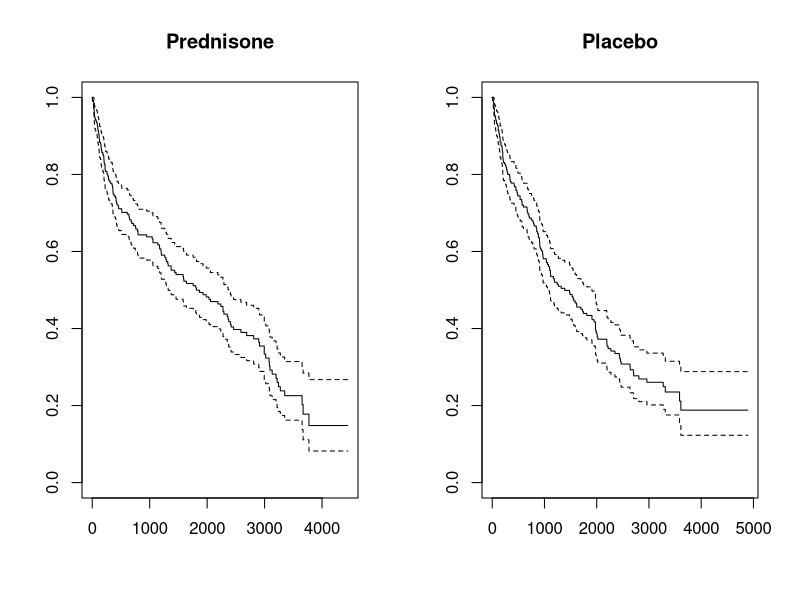
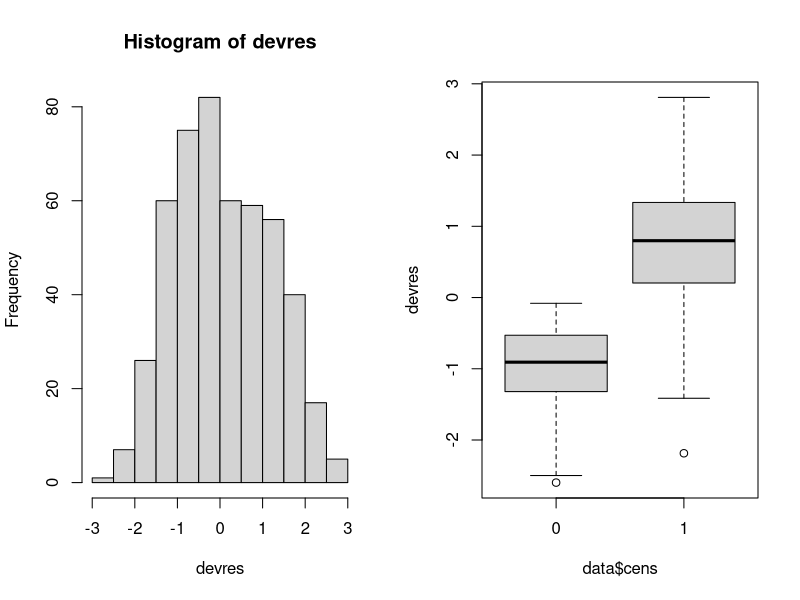
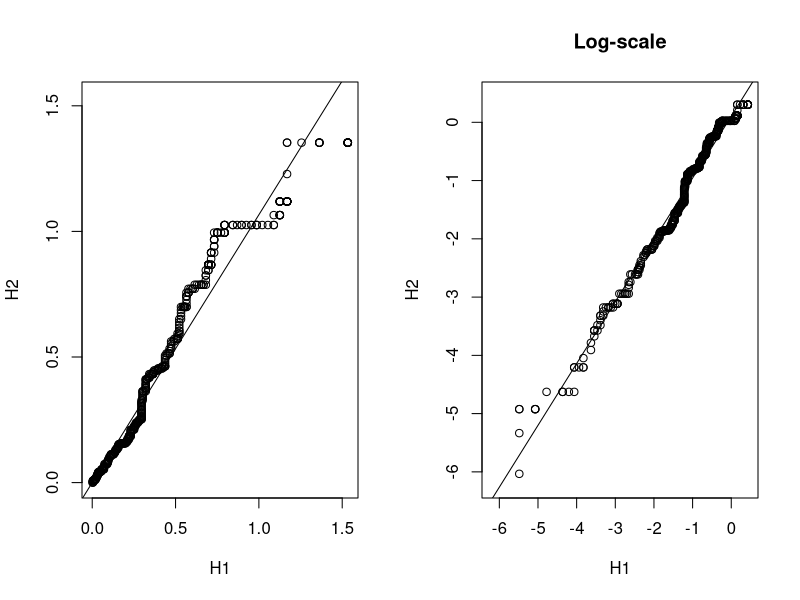
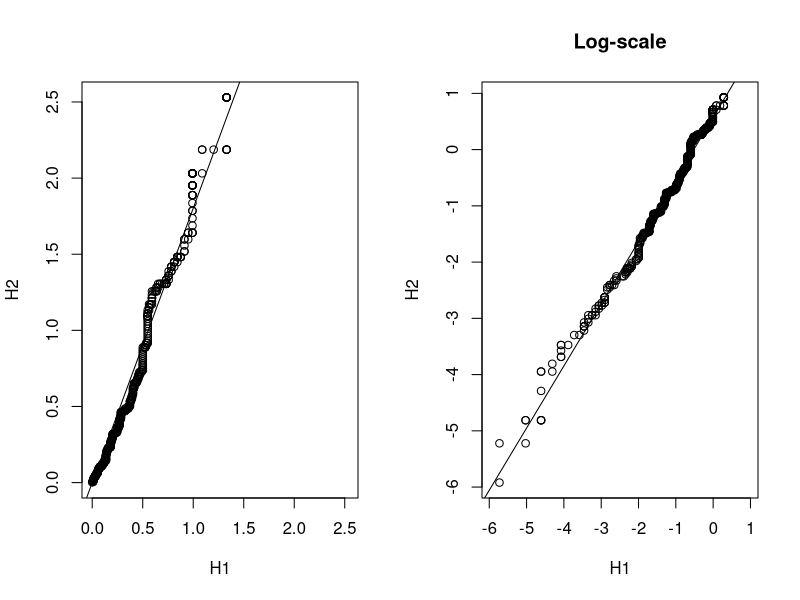
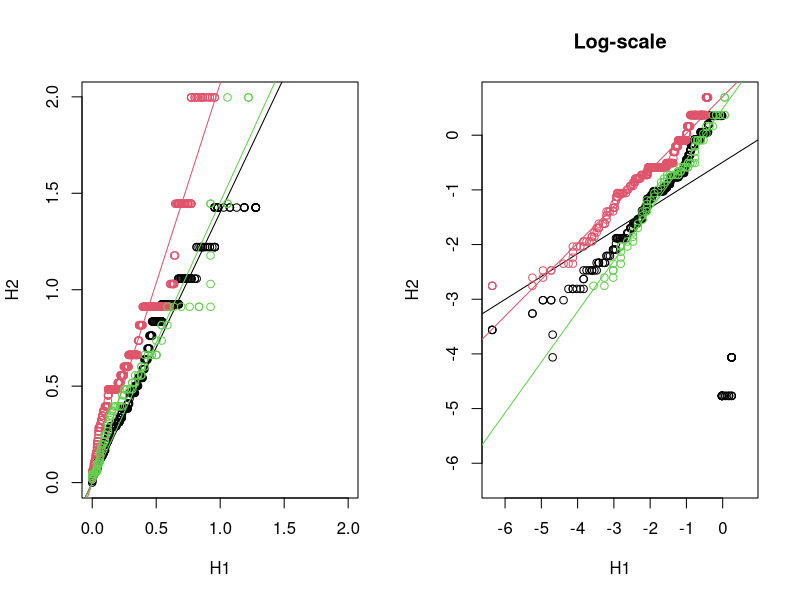
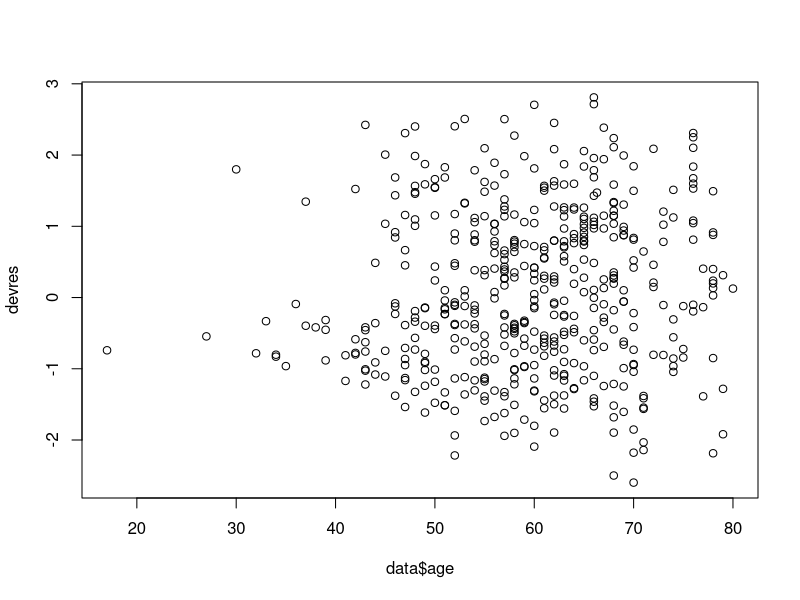
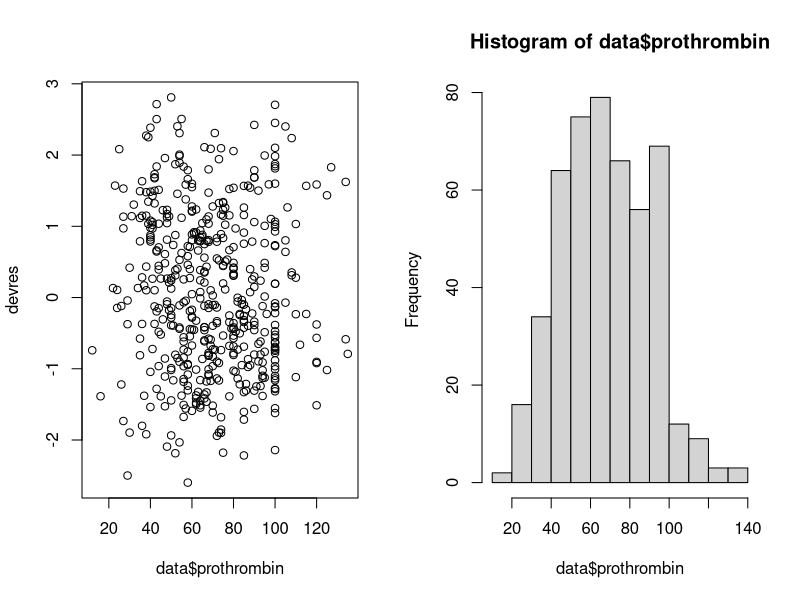
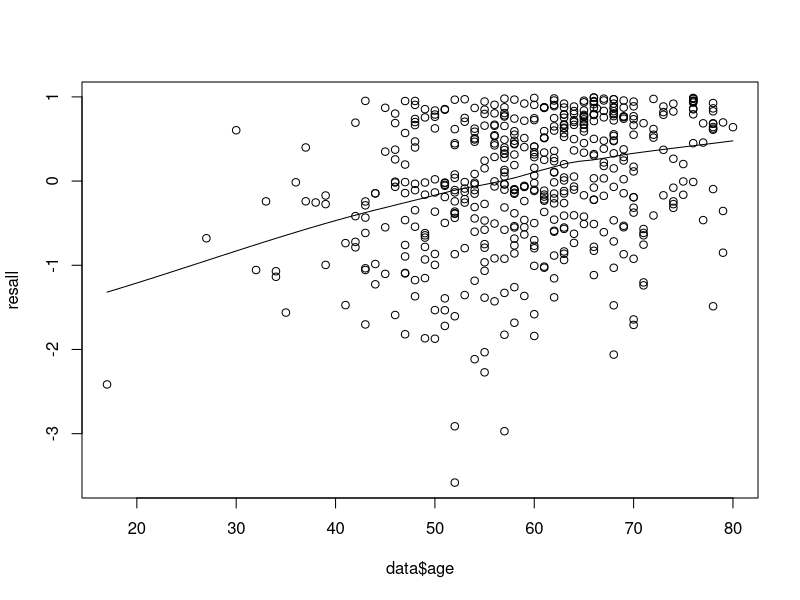

The R script that drew these images, in order:
## ---- chunk 1
knitr::opts_chunk$set(echo = TRUE)
library(survival)
library(readr)
andersen.plot=function(surv,log_scale=FALSE){
    #surv is survfit object based on stratified Cox ph model

    nstrata=surv$strata
    if (log_scale) {
        surv$cumhaz = surv$cumhaz[surv$cumhaz != 0] 
        plot(c(0,0),c(0,0),xlim=c(min(log(surv$cumhaz)),max(log(surv$cumhaz))),ylim=c(min(log(surv$cumhaz)),max(log(surv$cumhaz))),xlab="H1",ylab="H2",type="n",main='Log-scale')    
    } else {
        #plot(c(0,0),c(0,0),xlim=c(min(surv$cumhaz),max(surv$cumhaz)),ylim=c(min(surv$cumhaz),max(surv$cumhaz)),xlab="H1",ylab="H2",type="n")
        plot(c(0,0),c(0,0),xlim=c(0,max(surv$cumhaz)),ylim=c(0,max(surv$cumhaz)),xlab="H1",ylab="H2",type="n")
    }
    
    count=1
    for (i in 1:length(nstrata))
        for (j in i:length(nstrata))
    # for (i in 1:1)
    #     for (j in 2:2)
            if (i != j){


                if (i==1) times1=surv$time[1:nstrata[1]] else times1=surv$time[sum(nstrata[1:(i-1)]+1):sum(nstrata[1:i])]

                if (j==1) times2=surv$time[1:nstrata[1]] else times2=surv$time[sum(nstrata[1:(j-1)]+1):sum(nstrata[1:j])]


                #print(times1)
                #print(times2)
                mintime=min(c(max(times1),max(times2)))
                times=sort(unique(c(times1,times2)))
                times=times[times<=mintime]
                curves=summary(surv,times=times)
                ntimes=length(times)
                #print(times)
                
                if (log_scale) {
                    temp1=curves$cumhaz[c(1:ntimes)+(i-1)*ntimes]
                    temp2=curves$cumhaz[c(1:ntimes)+(j-1)*ntimes]
                    temp1_z = temp1 != 0
                    temp2_z = temp2 != 0
                    temp1=temp1[temp1_z & temp2_z]
                    temp2=temp2[temp1_z & temp2_z]
                } else {
                    temp1=curves$cumhaz[c(1:ntimes)+(i-1)*ntimes]
                    temp2=curves$cumhaz[c(1:ntimes)+(j-1)*ntimes]
                }
                
                #print(ntimes)
                #print(summary(curves))
                #print(curves$time)
                #print(curves$cumhaz)
                #print(temp1)
                #print(temp2)
                #include=temp1 > 0 & temp2 >0
                #temp1=temp1[include]
                #temp2=temp2[include]
                if (log_scale) {
                    points(log(temp1),log(temp2),xlab="",ylab="",col=count)
                    fit=lm(log(temp2)~log(temp1))
                } else {
                    points(temp1,temp2,xlab="",ylab="",col=count)
                    fit=lm(temp2~-1+temp1)
                }
                abline(fit,col=count)
                count=count+1
            }
}
## ---- chunk 2
#data_path = 'https://raw.githubusercontent.com/Rosenkrands/survival-analysis-miniproject
#/main/cirrhosis.dat'
#data_path = 'https://people.math.aau.dk/~rw/Undervisning/DurationAnalysis/Data/cirrhosis.dat'
#data = read.table(data_path)
data <- read_table2("cirrhosis.csv", 
    col_names = FALSE)
names(data) <- c('pat_id','cens','obs_t','treat','sex','ascites','age','prothrombin')
## ---- chunk 3
treat_groups <- split(data, data$treat)
names(treat_groups) <- c('prednisone','placebo')
predni_fit <- survfit(Surv(treat_groups[['prednisone']]$obs_t,
                           treat_groups[['prednisone']]$cens)~1,type='kaplan-meier') 
placebo_fit <- survfit(Surv(treat_groups[['placebo']]$obs_t,
                            treat_groups[['placebo']]$cens)~1,type='kaplan-meier')
## ---- chunk 4
par(mfrow=c(1,2))
plot(predni_fit,main='Prednisone')
plot(placebo_fit,main='Placebo')
## ---- chunk 5
survdiff(Surv(data$obs_t,data$cens) ~ data$treat)
## ---- chunk 6
coxph_model = coxph(Surv(data$obs_t,data$cens) ~ data$treat + data$sex + data$ascites + data$age + data$prothrombin)
## ---- chunk 7
fit.treat = coxph(Surv(data$obs_t,data$cens) ~ data$treat + data$sex + data$ascites + data$age + data$prothrombin)
devres=residuals(fit.treat,type='deviance')
par(mfrow=c(1,2))
hist(devres)
boxplot(devres~data$cens)
## ---- chunk 8
fit.treat = coxph(Surv(data$obs_t,data$cens) ~ strata(data$treat) + data$sex + data$ascites + data$age + data$prothrombin)
surv.treat = survfit(fit.treat)
par(mfrow=c(1,2))
andersen.plot(surv.treat)
andersen.plot(surv.treat,log_scale = T)
## ---- chunk 9
fit.treat = coxph(Surv(data$obs_t,data$cens) ~ data$treat + strata(data$sex) + data$ascites + data$age + data$prothrombin)
surv.treat = survfit(fit.treat)
par(mfrow=c(1,2))
andersen.plot(surv.treat)
andersen.plot(surv.treat,log_scale=T)
## ---- chunk 10
fit.treat = coxph(Surv(data$obs_t,data$cens) ~ data$treat + data$sex + strata(data$ascites) + data$age + data$prothrombin)
surv.treat = survfit(fit.treat)
par(mfrow=c(1,2))
andersen.plot(surv.treat)
andersen.plot(surv.treat,log_scale=T)
## ---- chunk 11
fit.treat = coxph(Surv(data$obs_t,data$cens) ~ data$treat + data$sex + data$ascites + data$age + data$prothrombin)
devres=residuals(fit.treat,type='deviance')
par(mfrow=c(1,1))
plot(data$age,devres)
## ---- chunk 12
par(mfrow=c(1,2))
plot(data$prothrombin,devres)
hist(data$prothrombin)
## ---- chunk 13
coxph_model
## ---- chunk 14
fitnoage = coxph(Surv(data$obs_t,data$cens) ~ data$treat + data$sex + data$ascites + data$prothrombin)
resall=residuals(fitnoage)
par(mfrow=c(1,1))
scatter.smooth(data$age,resall)
## ---- chunk 15
fitnopro = coxph(Surv(data$obs_t,data$cens) ~ data$treat + data$sex + data$ascites + data$age)
resall=residuals(fitnopro)
par(mfrow=c(1,1))
scatter.smooth(data$prothrombin,resall)
## ---- chunk 16
fit.pro <- coxph(Surv(data$obs_t,data$cens) ~ data$treat + data$sex + data$ascites + data$age + cut(data$prothrombin, breaks=c(0,55,150)))
devres_pro=residuals(fit.pro,type='deviance')
par(mfrow=c(2,2))
hist(devres)
boxplot(devres~data$cens)
hist(devres_pro)
boxplot(devres_pro~data$cens)
## ---- chunk 17
fit = coxph(Surv(data$obs_t,data$cens) ~ data$treat + data$sex + data$ascites + data$age + data$prothrombin + data$treat*(data$sex + data$ascites + data$age + data$prothrombin))
fit
## ---- chunk 18
fit = coxph(Surv(obs_t,cens) ~ treat + sex + ascites + age + prothrombin + treat*ascites, data=data)
newdata = data.frame(treat=c(0),sex=c(1),ascites=c(1),age=c(57),prothrombin=c(85))
surv_fit = survfit(formula=fit,newdata=newdata)
plot(surv_fit)
## ---- chunk 19
surv_fit$surv[surv_fit$time == 2928]
